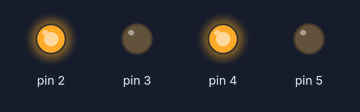
The sketch below on a simulated Arduino Uno, built with avr-gcc and run on an emulated ATmega328P. Shown: output pins drawn as LEDs (lit = HIGH).

Above: at 0.1 s.
Timing chart, 0 to 1.6 s (numbered marks = the images above):
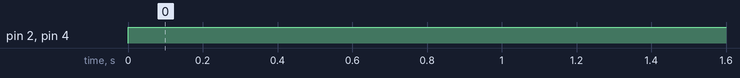

Measured:
- by itself, pin 2, pin 4: LOW → HIGH at 0.00 s

The sketch:

gvv_ard_7447.ino
```cpp
void disp_7447(int D, int C, int B, int A)
{
  digitalWrite(2, A); //LSB
  digitalWrite(3, B);
  digitalWrite(4, C);
  digitalWrite(5, D); //MSB

}
// the setup function runs once when you press reset or power the board
void setup() {
    pinMode(2, OUTPUT);
    pinMode(3, OUTPUT);
    pinMode(4, OUTPUT);
    pinMode(5, OUTPUT);
}

// the loop function runs over and over again forever
void loop() {
disp_7447(0,1,0,1);
}
```
